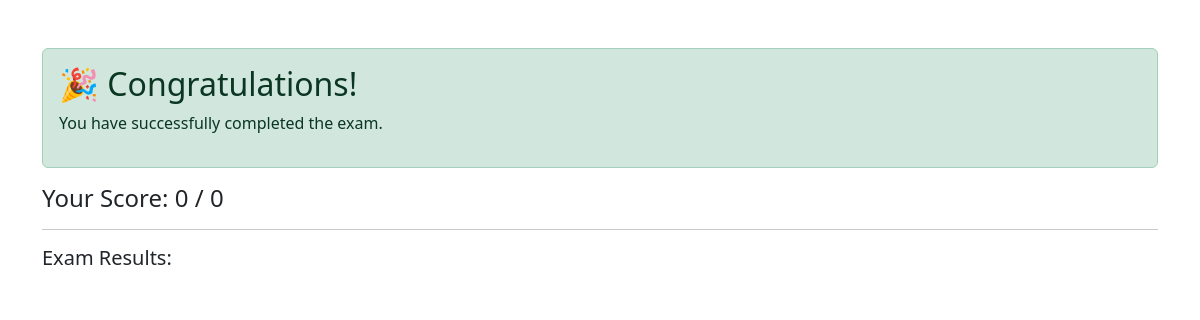
The app's page /result/, older data.
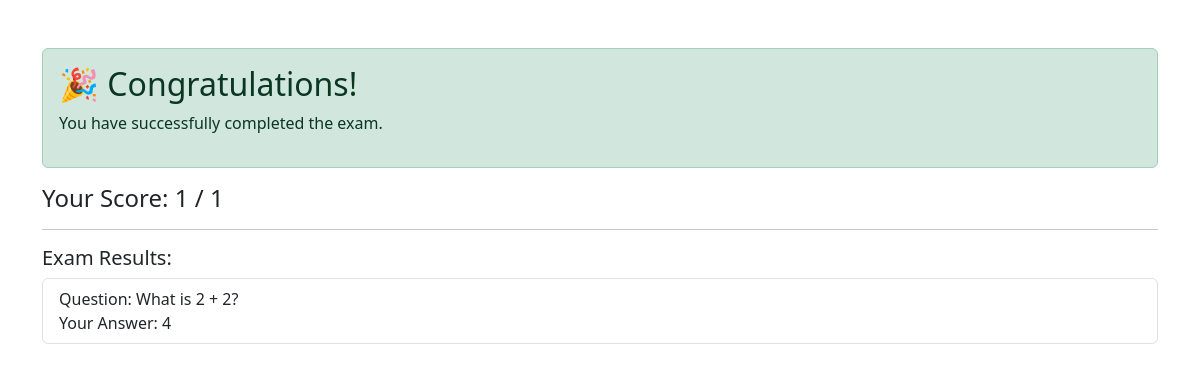
The same page, newer data.
### courses/models.py (models this page shows, shortened)
class Submission(models.Model):
    question = models.ForeignKey(Question, on_delete=models.CASCADE)
    selected_choice = models.ForeignKey(Choice, on_delete=models.CASCADE)
    submitted_at = models.DateTimeField(auto_now_add=True)

class Question(models.Model):
    text = models.CharField(max_length=200)

class Choice(models.Model):
    question = models.ForeignKey(Question, on_delete=models.CASCADE)
    text = models.CharField(max_length=200)
    is_correct = models.BooleanField(default=False)

### courses/views.py (the view)
# urls.py: path("result/", views.show_exam_result, name="show_exam_result"),
def show_exam_result(request):
    submissions = Submission.objects.all()
    score = 0
    total = submissions.count()
    for submission in submissions:
        if submission.selected_choice.is_correct:
            score += 1
    return render(request, "courses/exam_result.html", {
        "submissions": submissions,
        "score": score,
        "total": total
    })

### courses/templates/courses/exam_result.html (shortened to what this page needs)
<!DOCTYPE html>
<html>
<head>
    <link href="https://cdn.jsdelivr.net/npm/bootstrap@5.3.0/dist/css/bootstrap.min.css" rel="stylesheet">
</head>
<body>
<div class="container mt-5">
    <div class="alert alert-success">
        <h2>🎉 Congratulations!</h2>
        <p>You have successfully completed the exam.</p>
    </div>
    <h4>Your Score: {{ score }} / {{ total }}</h4>
    <hr>
    <h5>Exam Results:</h5>
    <ul class="list-group">
        {% for submission in submissions %}
            <li class="list-group-item">
                Question: {{ submission.question.text }} <br>
                Your Answer: {{ submission.selected_choice.text }}
            </li>
        {% endfor %}
    </ul>
</div>
</body>
</html>

Row changes from the older to the newer data that the page shows:
added Submission: question.text "What is 2 + 2?", selected_choice.text "4"
Text that changed along with them:
{{ score }}: "0" → "1"
{{ total }}: "0" → "1"
